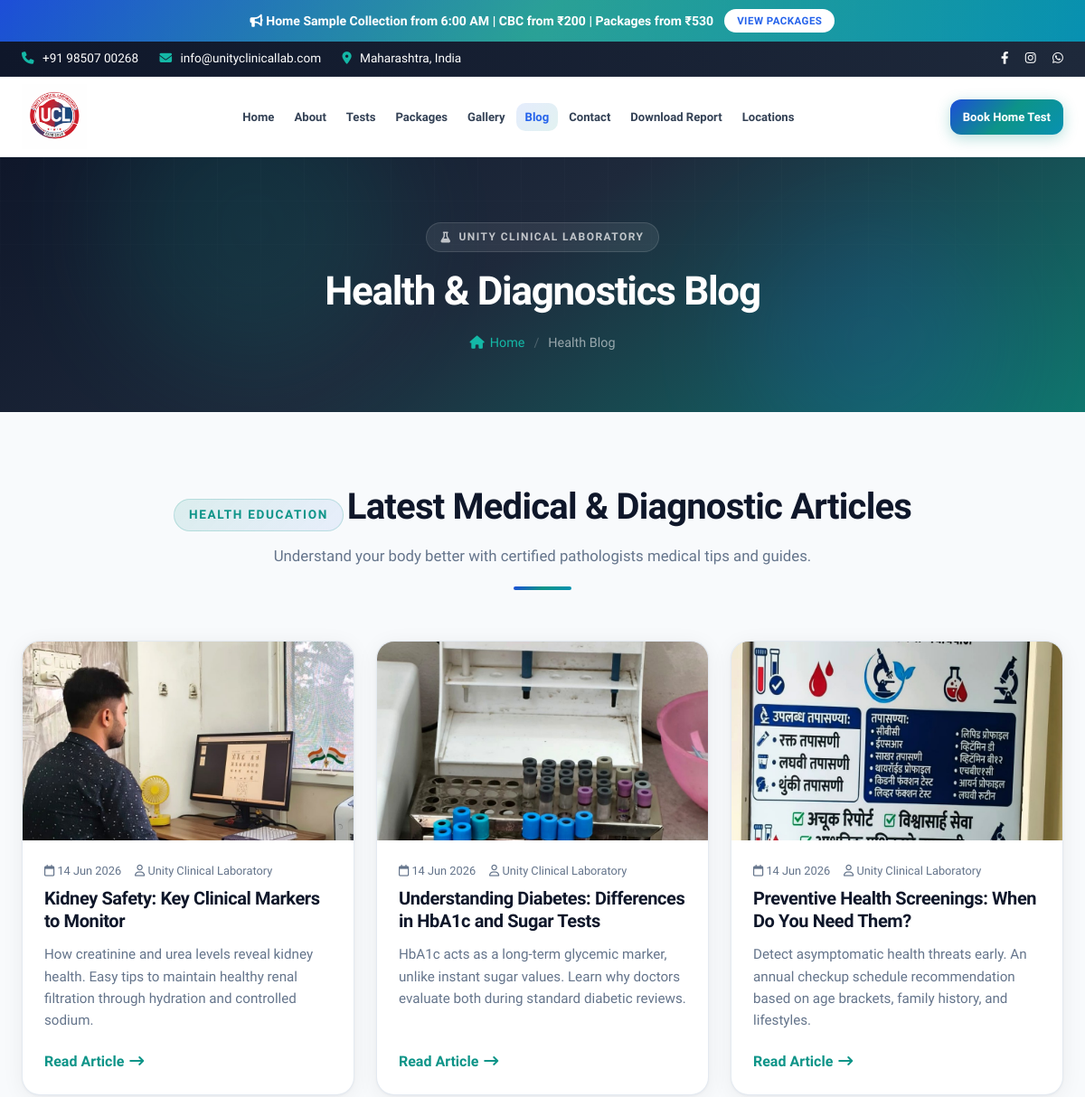
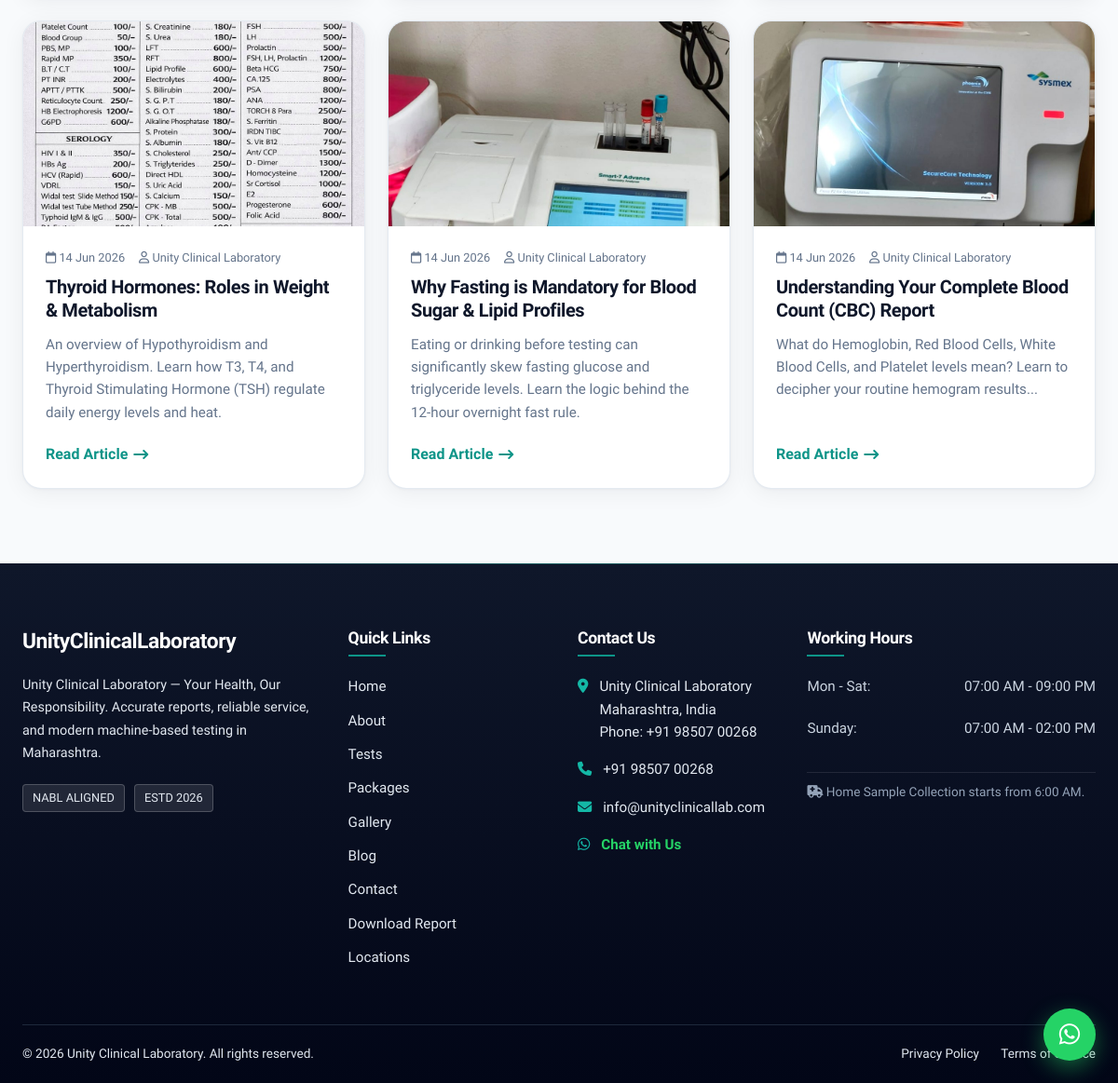
Screenshot of /blog.php with the database file from the repository (2 pictures, top to bottom).
### tables this page shows
CREATE TABLE cms_settings (
        key TEXT PRIMARY KEY,
        value TEXT NOT NULL
    );

CREATE TABLE cms_menu (
        id INTEGER PRIMARY KEY AUTOINCREMENT,
        title TEXT NOT NULL,
        url TEXT NOT NULL,
        sequence INTEGER NOT NULL,
        is_active INTEGER DEFAULT 1,
        is_cta INTEGER DEFAULT 0
    );

CREATE TABLE cms_pages (
        id INTEGER PRIMARY KEY AUTOINCREMENT,
        slug TEXT UNIQUE NOT NULL,
        filename TEXT NOT NULL,
        nav_key TEXT,
        page_heading TEXT NOT NULL,
        breadcrumb_label TEXT NOT NULL,
        meta_title TEXT,
        meta_description TEXT,
        content_tag TEXT,
        content_title TEXT,
        content_description TEXT,
        is_active INTEGER DEFAULT 1,
        sequence INTEGER DEFAULT 0
    , meta_keywords TEXT, og_image TEXT, page_body TEXT, robots_noindex INTEGER DEFAULT 0, sitemap_changefreq TEXT DEFAULT 'monthly', sitemap_priority TEXT DEFAULT '0.5', include_in_sitemap INTEGER DEFAULT 1);

CREATE TABLE cms_blogs (
        id INTEGER PRIMARY KEY AUTOINCREMENT,
        title TEXT NOT NULL,
        image_path TEXT NOT NULL,
        author TEXT NOT NULL,
        summary TEXT,
        content TEXT,
        created_at DATETIME DEFAULT CURRENT_TIMESTAMP
    );

### blog.php (the view, shortened to what the rows shown need)
<?php
include 'includes/db.php';
$page = cmsPage($cms_pages, 'blog', [
    'meta_title' => 'Health Blog & Diagnostics Articles | Pathologists Advice',
    'meta_description' => 'Read diagnostic medical insights and preventative healthcare articles from our pathologists.',
]);
$active_nav = 'blog';
include 'includes/header.php';
try {
    $blogs = $db->query("SELECT * FROM cms_blogs ORDER BY id DESC")->fetchAll();
} catch (PDOException $e) {
    $blogs = [];
}
?>
<?php renderPageHeader($page, 'Health & Diagnostics Blog', 'Health Blog'); ?>
<section class="section-padding">
    <div class="container">
        <?php renderSectionHeader($cms_sections, 'blog', [
            'tag' => $page['content_tag'] ?: 'Health Education',
            'title' => $page['content_title'] ?: 'Latest Medical & Diagnostic Articles',
            'desc' => $page['content_description'] ?: "Understand your body better with certified pathologists' medical tips and guides.",
        ]); ?>
        <div class="grid-3 reveal-stagger blog-grid">
            <?php if (empty($blogs)): ?>
                <div class="empty-state"><i class="fa-regular fa-newspaper"></i><p>No articles published yet.</p></div>
            <?php else: ?>
                <?php foreach ($blogs as $post): ?>
                    <article class="blog-card blog-card-premium">
                        <div class="blog-img-wrap">
                            <img src="<?php echo htmlspecialchars($post['image_path']); ?>" alt="<?php echo htmlspecialchars($post['title']); ?>" class="blog-img" loading="lazy">
                        </div>
                        <div class="blog-content">
                            <div class="blog-meta">
                                <span><i class="fa-regular fa-calendar"></i> <?php echo date('d M Y', strtotime($post['created_at'])); ?></span>
                                <span><i class="fa-regular fa-user"></i> <?php echo htmlspecialchars($post['author']); ?></span>
                            </div>
                            <h3><?php echo htmlspecialchars($post['title']); ?></h3>
                            <p><?php echo htmlspecialchars($post['summary'] ?? ''); ?></p>
                            <a href="blog-post.php?id=<?php echo (int) $post['id']; ?>" class="blog-more">Read Article <i class="fa-solid fa-arrow-right-long"></i></a>
                        </div>
                    </article>
                <?php endforeach; ?>
            <?php endif; ?>
        </div>
    </div>
</section>
<?php include 'includes/footer.php'; ?>

### includes/header.php (shortened to what the rows shown need)
<?php
function is_item_active($item_url, $active_nav) {
    $current_page = basename($_SERVER['PHP_SELF']);
    if ($current_page === $item_url) {
        return 'active';
    }
    return '';
}
try {
    $menu_items = $db->query('SELECT * FROM cms_menu WHERE is_active = 1 ORDER BY sequence ASC')->fetchAll();
} catch (PDOException $e) {
    $menu_items = [];
}
$social_links = cmsSocialLinks($cms);
$header_logo_width = max(40, min(400, (int) cmsSetting($cms, 'header_logo_width', '240')));
$header_logo_height = max(30, min(200, (int) cmsSetting($cms, 'header_logo_height', '72')));
$header_logo_display_h = min($header_logo_height, 80);
$header_logo_display_w = min($header_logo_width, 280);
$header_logo_style = sprintf(
    '--header-logo-width:%dpx;--header-logo-height:%dpx;--header-logo-display-width:%dpx;--header-logo-display-height:%dpx;--header-logo-width-scrolled:%dpx;--header-logo-height-scrolled:%dpx;--header-logo-aspect:%s;',
    $header_logo_width,
    $header_logo_height,
    $header_logo_display_w,
    $header_logo_display_h,
    (int) round($header_logo_display_w * 0.85),
    (int) round($header_logo_display_h * 0.85),
    $header_logo_display_h > 0 ? round($header_logo_display_w / $header_logo_display_h, 4) : '2'
);
$nav_links = [];
$nav_cta = null;
foreach ($menu_items as $item) {
    if ((int) ($item['is_cta'] ?? 0) === 1) {
        $nav_cta = $item;
    } else {
        $nav_links[] = $item;
    }
}
$_body_class = trim($body_class ?? '');
if (basename($_SERVER['PHP_SELF']) !== 'index.php' && stripos($_body_class, 'page-home') === false) {
    $_body_class = trim($_body_class . ' page-inner');
}
?>
<!DOCTYPE html>
<html lang="en">
<head>
    <link rel="stylesheet" href="css/style.css">
    <link rel="stylesheet" href="css/premium.css?v=<?php echo @filemtime(__DIR__ . '/../css/premium.css') ?: '1'; ?>">
    <link rel="stylesheet" href="https://cdnjs.cloudflare.com/ajax/libs/font-awesome/6.4.0/css/all.min.css">
</head>
<body class="<?php echo htmlspecialchars($_body_class); ?>">
    <?php if (($cms['header_show_top_bar'] ?? '1') === '1'): ?>
    <div class="top-bar">
        <div class="container">
            <?php if (($cms['header_show_social'] ?? '1') === '1'): ?>
            <div class="top-bar-social">
                <?php foreach ($social_links as $social): ?>
                    <a href="<?php echo htmlspecialchars($social['url']); ?>" target="_blank" rel="noopener noreferrer" aria-label="<?php echo htmlspecialchars($social['label']); ?>"><i class="<?php echo htmlspecialchars($social['icon']); ?>"></i></a>
                <?php endforeach; ?>
            </div>
            <?php endif; ?>
        </div>
    </div>
    <?php endif; ?>
    <header class="site-header" style="<?php echo htmlspecialchars($header_logo_style); ?>">
        <div class="container">
            <nav class="nav-bar" aria-label="Main navigation">
                <ul class="nav-menu" id="navMenu" role="menubar">
                    <?php foreach ($nav_links as $item): ?>
                        <li class="nav-item <?php echo is_item_active($item['url'], $active_nav ?? ''); ?>" role="none">
                            <a href="<?php echo htmlspecialchars($item['url']); ?>" role="menuitem"><?php echo htmlspecialchars($item['title']); ?></a>
                        </li>
                    <?php endforeach; ?>
                </ul>
                <div class="nav-bar-actions">
                    <?php if ($nav_cta): ?>
                    <a href="<?php echo htmlspecialchars($nav_cta['url']); ?>" class="btn btn-primary nav-header-cta"><?php echo htmlspecialchars($nav_cta['title']); ?></a>
                    <?php endif; ?>
                </div>
            </nav>
        </div>
    </header>
    <main id="main-content">

### includes/cms_helpers.php (shortened to what the rows shown need)
<?php
function cmsSection(array $cms_sections, string $code, string $field, string $default = ''): string
{
    if (!isset($cms_sections[$code][$field])) {
        return $default;
    }
    $value = trim((string) $cms_sections[$code][$field]);
    return $value !== '' ? $value : $default;
}
function renderPageHeader(array $page, string $fallbackHeading = '', string $fallbackBreadcrumb = ''): void
{
    global $cms;
    $heading = $page['page_heading'] ?? $fallbackHeading;
    $breadcrumb = $page['breadcrumb_label'] ?? $fallbackBreadcrumb;
    $home_label = cmsSetting($cms, 'breadcrumb_home_label', 'Home');
    ?>
    <div class="page-header page-header-premium">
        <div class="container page-header-inner reveal">
            <span class="page-header-tag"><i class="fa-solid fa-flask"></i> <?php echo htmlspecialchars(cmsSetting($cms, 'site_name')); ?></span>
            <h1><?php echo htmlspecialchars($heading); ?></h1>
            <div class="breadcrumb">
                <a href="index.php"><i class="fa-solid fa-house"></i> <?php echo htmlspecialchars($home_label); ?></a>
                <span class="breadcrumb-sep">/</span>
                <span><?php echo htmlspecialchars($breadcrumb); ?></span>
            </div>
        </div>
    </div>
    <?php
}
    ?>
    <?php
function renderSectionHeader(array $cms_sections, string $code, array $defaults): void
{
    $tag = cmsSection($cms_sections, $code, 'section_tag', $defaults['tag'] ?? '');
    $title = cmsSection($cms_sections, $code, 'section_heading', $defaults['title'] ?? '');
    $desc = cmsSection($cms_sections, $code, 'section_description', $defaults['desc'] ?? '');
    ?>
    <div class="section-header reveal">
        <?php if ($tag !== ''): ?><span class="section-tag"><?php echo htmlspecialchars($tag); ?></span><?php endif; ?>
        <?php if ($title !== ''): ?><h2 class="section-title"><?php echo htmlspecialchars($title); ?></h2><?php endif; ?>
        <?php if ($desc !== ''): ?><p class="section-desc max-w-md"><?php echo htmlspecialchars($desc); ?></p><?php endif; ?>
    </div>
    <?php
}
    ?>
    <?php
function cmsLogoParts(string $logo_text): array
{
    $logo_text = trim($logo_text);
    $compact = str_replace(' ', '', $logo_text);
    if (preg_match('/^([A-Z][a-z]+)([A-Z][A-Za-z]+)$/', $compact, $matches)) {
        return [$matches[1], $matches[2]];
    }
    return [$logo_text, ''];
}

### includes/footer.php (shortened to what the rows shown need)
<?php
$logo_text = cmsSetting($cms, 'logo_text');
[$logo_main, $logo_span] = cmsLogoParts($logo_text);
?>
    </main>
    <footer class="site-footer">
        <div class="container">
            <div class="footer-grid">
                <div class="footer-brand">
                    <h2><?php echo htmlspecialchars($logo_main); ?><span><?php echo htmlspecialchars($logo_span); ?></span></h2>
                </div>
                <div class="footer-col">
                    <ul class="footer-links">
                        <?php
                        try {
                            $footer_links = $db->query('SELECT title, url FROM cms_menu WHERE is_active = 1 AND is_cta = 0 ORDER BY sequence ASC')->fetchAll();
                        } catch (PDOException $e) {
                            $footer_links = [];
                        }
                        foreach ($footer_links as $fl): ?>
                            <li><a href="<?php echo htmlspecialchars($fl['url']); ?>"><?php echo htmlspecialchars($fl['title']); ?></a></li>
                        <?php endforeach; ?>
                    </ul>
                </div>
            </div>
        </div>
    </footer>
</body>
</html>

### rows the page displays
cms_menu: title "Home"
cms_menu: title "About"
cms_menu: title "Tests"
cms_menu: title "Packages"
cms_menu: title "Gallery"
cms_menu: title "Blog"
cms_menu: title "Contact"
cms_menu: title "Download Report"
cms_menu: title "Locations"
cms_menu: title "Book Home Test"
cms_pages: page_heading "Health & Diagnostics Blog", breadcrumb_label "Health Blog", content_tag "HEALTH EDUCATION", content_title "Latest Medical & Diagnostic Articles", content_description "Understand your body better with certified pathologists medical tips and guides."
cms_blogs: image_path (picture), created_at "14 Jun 2026", author "Unity Clinical Laboratory", title "Kidney Safety: Key Clinical Markers to Monitor", summary "How creatinine and urea levels reveal kidney health. Easy tips to maintain healthy renal filtration through hydration and controlled sodium."
cms_blogs: image_path (picture), created_at "14 Jun 2026", author "Unity Clinical Laboratory", title "Understanding Diabetes: Differences in HbA1c and Sugar Tests", summary "HbA1c acts as a long-term glycemic marker, unlike instant sugar values. Learn why doctors evaluate both during standard diabetic reviews."
cms_blogs: image_path (picture), created_at "14 Jun 2026", author "Unity Clinical Laboratory", title "Preventive Health Screenings: When Do You Need Them?", summary "Detect asymptomatic health threats early. An annual checkup schedule recommendation based on age brackets, family history, and lifestyles."
cms_blogs: image_path (picture), created_at "14 Jun 2026", author "Unity Clinical Laboratory", title "Thyroid Hormones: Roles in Weight & Metabolism", summary "An overview of Hypothyroidism and Hyperthyroidism. Learn how T3, T4, and Thyroid Stimulating Hormone (TSH) regulate daily energy levels and heat."
cms_blogs: image_path (picture), created_at "14 Jun 2026", author "Unity Clinical Laboratory", title "Why Fasting is Mandatory for Blood Sugar & Lipid Profiles", summary "Eating or drinking before testing can significantly skew fasting glucose and triglyceride levels. Learn the logic behind the 12-hour overnight fast rule."
cms_blogs: image_path (picture), created_at "14 Jun 2026", author "Unity Clinical Laboratory", title "Understanding Your Complete Blood Count (CBC) Report", summary "What do Hemoglobin, Red Blood Cells, White Blood Cells, and Platelet levels mean? Learn to decipher your routine hemogram results..."

### other values shown
$cms['top_offer_text'] "Home Sample Collection from 6:00 AM | CBC from ₹200 | Packages from ₹530"
$offer_link_text "VIEW PACKAGES"
$support_phone "+91 98507 00268"
$support_email "info@unityclinicallab.com"
$top_bar_location "Maharashtra, India"
cmsSetting($cms, 'site_name') "UNITY CLINICAL LABORATORY"
$home_label "Home"
$logo_main "Unity"
$logo_span "ClinicalLaboratory"
$cms['footer_about'] "Unity Clinical Laboratory — Your Health, Our Responsibility. Accurate reports, reliable service, and modern machine-based testing in Maharashtra."
$badge "NABL ALIGNED"
$badge "ESTD 2026"
cmsSetting($cms, 'footer_col_links_title', 'Quick Links') "Quick Links"
cmsSetting($cms, 'footer_col_contact_title', 'Contact Us') "Contact Us"
$support_address "Unity Clinical Laboratory Maharashtra, India Phone: +91 98507 00268"
